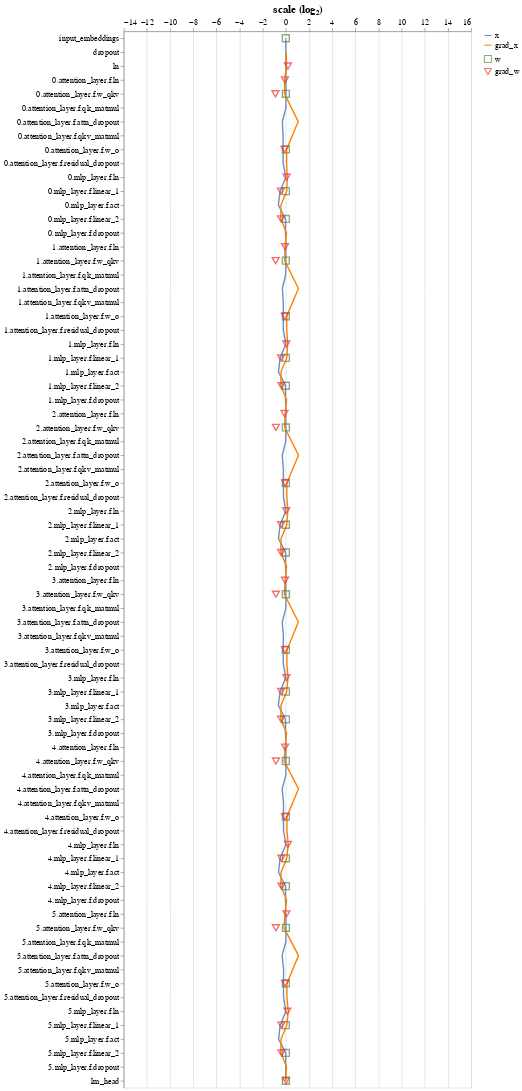

Notebook cell for this chart:
### Code cell
model = UnitScaledNanoGPTModel(config)
analyse_full_model(model, config)

### Figure 1 — Vega-Lite specification as saved in the notebook (floating-point values rounded to 4 significant figures; data arrays with more than 128 entries replaced by an {"elided": "..."} marker saying what was removed)
{"config": {"view": {"continuousWidth": 400, "continuousHeight": 300}, "axis": {"labelFontSize": 12, "titleFontSize": 16}}, "layer": [{"data": {"name": "data-f1e226dc312c308a266cbf595c083e64"}, "mark": "line", "encoding": {"color": {"field": "type", "legend": {"labelFontSize": 12, "symbolSize": 100, "title": ""}, "scale": {"range": ["#6C8EBF", "#FF8000"]}, "sort": "descending", "type": "nominal"}, "x": {"axis": {"orient": "top", "values": [-14.0, -12.0, -10.0, -8.0, -6.0, -4.0, -2.0, 0.0, 2.0, 4.0, 6.0, 8.0, 10.0, 12.0, 14.0, 16.0]}, "field": "scale (log₂)", "scale": {"domain": [-14, 16]}, "type": "quantitative"}, "y": {"field": "op", "sort": ["input_embeddings", "dropout", "ln", "0.attention_layer.f.ln", "0.attention_layer.f.w_qkv", "0.attention_layer.f.qk_matmul", "0.attention_layer.f.attn_dropout", "0.attention_layer.f.qkv_matmul", "0.attention_layer.f.w_o", "0.attention_layer.f.residual_dropout", "0.mlp_layer.f.ln", "0.mlp_layer.f.linear_1", "0.mlp_layer.f.act", "0.mlp_layer.f.linear_2", "0.mlp_layer.f.dropout", "1.attention_layer.f.ln", "1.attention_layer.f.w_qkv", "1.attention_layer.f.qk_matmul", "1.attention_layer.f.attn_dropout", "1.attention_layer.f.qkv_matmul", "1.attention_layer.f.w_o", "1.attention_layer.f.residual_dropout", "1.mlp_layer.f.ln", "1.mlp_layer.f.linear_1", "1.mlp_layer.f.act", "1.mlp_layer.f.linear_2", "1.mlp_layer.f.dropout", "2.attention_layer.f.ln", "2.attention_layer.f.w_qkv", "2.attention_layer.f.qk_matmul", "2.attention_layer.f.attn_dropout", "2.attention_layer.f.qkv_matmul", "2.attention_layer.f.w_o", "2.attention_layer.f.residual_dropout", "2.mlp_layer.f.ln", "2.mlp_layer.f.linear_1", "2.mlp_layer.f.act", "2.mlp_layer.f.linear_2", "2.mlp_layer.f.dropout", "3.attention_layer.f.ln", "3.attention_layer.f.w_qkv", "3.attention_layer.f.qk_matmul", "3.attention_layer.f.attn_dropout", "3.attention_layer.f.qkv_matmul", "3.attention_layer.f.w_o", "3.attention_layer.f.residual_dropout", "3.mlp_layer.f.ln", "3.mlp_layer.f.linear_1", "3.mlp_layer.f.act", "3.mlp_layer.f.linear_2", "3.mlp_layer.f.dropout", "4.attention_layer.f.ln", "4.attention_layer.f.w_qkv", "4.attention_layer.f.qk_matmul", "4.attention_layer.f.attn_dropout", "4.attention_layer.f.qkv_matmul", "4.attention_layer.f.w_o", "4.attention_layer.f.residual_dropout", "4.mlp_layer.f.ln", "4.mlp_layer.f.linear_1", "4.mlp_layer.f.act", "4.mlp_layer.f.linear_2", "4.mlp_layer.f.dropout", "5.attention_layer.f.ln", "5.attention_layer.f.w_qkv", "5.attention_layer.f.qk_matmul", "5.attention_layer.f.attn_dropout", "5.attention_layer.f.qkv_matmul", "5.attention_layer.f.w_o", "5.attention_layer.f.residual_dropout", "5.mlp_layer.f.ln", "5.mlp_layer.f.linear_1", "5.mlp_layer.f.act", "5.mlp_layer.f.linear_2", "5.mlp_layer.f.dropout", "lm_head"], "title": "", "type": "ordinal"}}}, {"data": {"name": "data-df7d9d111df04cc58f15cfa962701cdd"}, "mark": {"type": "point", "size": 100}, "encoding": {"color": {"field": "type", "legend": {"labelFontSize": 12, "symbolSize": 100, "title": ""}, "scale": {"range": ["#5D8944", "#ED3434"]}, "sort": "descending", "type": "nominal"}, "shape": {"field": "type", "scale": {"range": ["square", "triangle-down"]}, "sort": "descending", "type": "nominal"}, "x": {"axis": {"orient": "top", "values": [-14.0, -12.0, -10.0, -8.0, -6.0, -4.0, -2.0, 0.0, 2.0, 4.0, 6.0, 8.0, 10.0, 12.0, 14.0, 16.0]}, "field": "scale (log₂)", "scale": {"domain": [-14, 16]}, "type": "quantitative"}, "y": {"field": "op", "sort": ["input_embeddings", "dropout", "ln", "0.attention_layer.f.ln", "0.attention_layer.f.w_qkv", "0.attention_layer.f.qk_matmul", "0.attention_layer.f.attn_dropout", "0.attention_layer.f.qkv_matmul", "0.attention_layer.f.w_o", "0.attention_layer.f.residual_dropout", "0.mlp_layer.f.ln", "0.mlp_layer.f.linear_1", "0.mlp_layer.f.act", "0.mlp_layer.f.linear_2", "0.mlp_layer.f.dropout", "1.attention_layer.f.ln", "1.attention_layer.f.w_qkv", "1.attention_layer.f.qk_matmul", "1.attention_layer.f.attn_dropout", "1.attention_layer.f.qkv_matmul", "1.attention_layer.f.w_o", "1.attention_layer.f.residual_dropout", "1.mlp_layer.f.ln", "1.mlp_layer.f.linear_1", "1.mlp_layer.f.act", "1.mlp_layer.f.linear_2", "1.mlp_layer.f.dropout", "2.attention_layer.f.ln", "2.attention_layer.f.w_qkv", "2.attention_layer.f.qk_matmul", "2.attention_layer.f.attn_dropout", "2.attention_layer.f.qkv_matmul", "2.attention_layer.f.w_o", "2.attention_layer.f.residual_dropout", "2.mlp_layer.f.ln", "2.mlp_layer.f.linear_1", "2.mlp_layer.f.act", "2.mlp_layer.f.linear_2", "2.mlp_layer.f.dropout", "3.attention_layer.f.ln", "3.attention_layer.f.w_qkv", "3.attention_layer.f.qk_matmul", "3.attention_layer.f.attn_dropout", "3.attention_layer.f.qkv_matmul", "3.attention_layer.f.w_o", "3.attention_layer.f.residual_dropout", "3.mlp_layer.f.ln", "3.mlp_layer.f.linear_1", "3.mlp_layer.f.act", "3.mlp_layer.f.linear_2", "3.mlp_layer.f.dropout", "4.attention_layer.f.ln", "4.attention_layer.f.w_qkv", "4.attention_layer.f.qk_matmul", "4.attention_layer.f.attn_dropout", "4.attention_layer.f.qkv_matmul", "4.attention_layer.f.w_o", "4.attention_layer.f.residual_dropout", "4.mlp_layer.f.ln", "4.mlp_layer.f.linear_1", "4.mlp_layer.f.act", "4.mlp_layer.f.linear_2", "4.mlp_layer.f.dropout", "5.attention_layer.f.ln", "5.attention_layer.f.w_qkv", "5.attention_layer.f.qk_matmul", "5.attention_layer.f.attn_dropout", "5.attention_layer.f.qkv_matmul", "5.attention_layer.f.w_o", "5.attention_layer.f.residual_dropout", "5.mlp_layer.f.ln", "5.mlp_layer.f.linear_1", "5.mlp_layer.f.act", "5.mlp_layer.f.linear_2", "5.mlp_layer.f.dropout", "lm_head"], "title": "", "type": "ordinal"}}}], "resolve": {"scale": {"color": "independent", "shape": "independent"}}, "width": 500, "$schema": "https://vega.github.io/schema/vega-lite/v4.17.0.json", "datasets": {"data-f1e226dc312c308a266cbf595c083e64": {"elided": "139 records"}, "data-df7d9d111df04cc58f15cfa962701cdd": [{"type": "w", "op": "input_embeddings", "scale (log₂)": -0.003961}, {"type": "w", "op": "ln", "scale (log₂)": null}, {"type": "w", "op": "0.attention_layer.f.ln", "scale (log₂)": null}, {"type": "w", "op": "0.attention_layer.f.w_qkv", "scale (log₂)": 0.0005487}, {"type": "w", "op": "0.attention_layer.f.w_o", "scale (log₂)": 0.0003439}, {"type": "w", "op": "0.mlp_layer.f.ln", "scale (log₂)": null}, {"type": "w", "op": "0.mlp_layer.f.linear_1", "scale (log₂)": 0.001109}, {"type": "w", "op": "0.mlp_layer.f.linear_2", "scale (log₂)": 0.002313}, {"type": "w", "op": "1.attention_layer.f.ln", "scale (log₂)": null}, {"type": "w", "op": "1.attention_layer.f.w_qkv", "scale (log₂)": -0.003775}, {"type": "w", "op": "1.attention_layer.f.w_o", "scale (log₂)": 3.44e-06}, {"type": "w", "op": "1.mlp_layer.f.ln", "scale (log₂)": null}, {"type": "w", "op": "1.mlp_layer.f.linear_1", "scale (log₂)": -0.0002993}, {"type": "w", "op": "1.mlp_layer.f.linear_2", "scale (log₂)": -0.001697}, {"type": "w", "op": "2.attention_layer.f.ln", "scale (log₂)": null}, {"type": "w", "op": "2.attention_layer.f.w_qkv", "scale (log₂)": 0.001693}, {"type": "w", "op": "2.attention_layer.f.w_o", "scale (log₂)": 0.0006034}, {"type": "w", "op": "2.mlp_layer.f.ln", "scale (log₂)": null}, {"type": "w", "op": "2.mlp_layer.f.linear_1", "scale (log₂)": -0.0002473}, {"type": "w", "op": "2.mlp_layer.f.linear_2", "scale (log₂)": -0.000814}, {"type": "w", "op": "3.attention_layer.f.ln", "scale (log₂)": null}, {"type": "w", "op": "3.attention_layer.f.w_qkv", "scale (log₂)": 0.00153}, {"type": "w", "op": "3.attention_layer.f.w_o", "scale (log₂)": 0.0003989}, {"type": "w", "op": "3.mlp_layer.f.ln", "scale (log₂)": null}, {"type": "w", "op": "3.mlp_layer.f.linear_1", "scale (log₂)": 0.001347}, {"type": "w", "op": "3.mlp_layer.f.linear_2", "scale (log₂)": 0.0008468}, {"type": "w", "op": "4.attention_layer.f.ln", "scale (log₂)": null}, {"type": "w", "op": "4.attention_layer.f.w_qkv", "scale (log₂)": -0.001178}, {"type": "w", "op": "4.attention_layer.f.w_o", "scale (log₂)": 0.001642}, {"type": "w", "op": "4.mlp_layer.f.ln", "scale (log₂)": null}, {"type": "w", "op": "4.mlp_layer.f.linear_1", "scale (log₂)": -0.0004661}, {"type": "w", "op": "4.mlp_layer.f.linear_2", "scale (log₂)": -0.001147}, {"type": "w", "op": "5.attention_layer.f.ln", "scale (log₂)": null}, {"type": "w", "op": "5.attention_layer.f.w_qkv", "scale (log₂)": 0.001995}, {"type": "w", "op": "5.attention_layer.f.w_o", "scale (log₂)": -0.002185}, {"type": "w", "op": "5.mlp_layer.f.ln", "scale (log₂)": null}, {"type": "w", "op": "5.mlp_layer.f.linear_1", "scale (log₂)": -0.0001207}, {"type": "w", "op": "5.mlp_layer.f.linear_2", "scale (log₂)": 0.0005284}, {"type": "w", "op": "lm_head", "scale (log₂)": 0.001526}, {"type": "grad_w", "op": "ln", "scale (log₂)": 0.1782}, {"type": "grad_w", "op": "0.attention_layer.f.ln", "scale (log₂)": -0.07625}, {"type": "grad_w", "op": "0.attention_layer.f.w_qkv", "scale (log₂)": -0.8964}, {"type": "grad_w", "op": "0.attention_layer.f.w_o", "scale (log₂)": -0.1167}, {"type": "grad_w", "op": "0.mlp_layer.f.ln", "scale (log₂)": 0.06615}, {"type": "grad_w", "op": "0.mlp_layer.f.linear_1", "scale (log₂)": -0.4242}, {"type": "grad_w", "op": "0.mlp_layer.f.linear_2", "scale (log₂)": -0.4163}, {"type": "grad_w", "op": "1.attention_layer.f.ln", "scale (log₂)": -0.07206}, {"type": "grad_w", "op": "1.attention_layer.f.w_qkv", "scale (log₂)": -0.8864}, {"type": "grad_w", "op": "1.attention_layer.f.w_o", "scale (log₂)": -0.08835}, {"type": "grad_w", "op": "1.mlp_layer.f.ln", "scale (log₂)": 0.04244}, {"type": "grad_w", "op": "1.mlp_layer.f.linear_1", "scale (log₂)": -0.414}, {"type": "grad_w", "op": "1.mlp_layer.f.linear_2", "scale (log₂)": -0.3844}, {"type": "grad_w", "op": "2.attention_layer.f.ln", "scale (log₂)": -0.1179}, {"type": "grad_w", "op": "2.attention_layer.f.w_qkv", "scale (log₂)": -0.8624}, {"type": "grad_w", "op": "2.attention_layer.f.w_o", "scale (log₂)": -0.06296}, {"type": "grad_w", "op": "2.mlp_layer.f.ln", "scale (log₂)": 0.02546}, {"type": "grad_w", "op": "2.mlp_layer.f.linear_1", "scale (log₂)": -0.406}, {"type": "grad_w", "op": "2.mlp_layer.f.linear_2", "scale (log₂)": -0.4027}, {"type": "grad_w", "op": "3.attention_layer.f.ln", "scale (log₂)": -0.07038}, {"type": "grad_w", "op": "3.attention_layer.f.w_qkv", "scale (log₂)": -0.8584}, {"type": "grad_w", "op": "3.attention_layer.f.w_o", "scale (log₂)": -0.07349}, {"type": "grad_w", "op": "3.mlp_layer.f.ln", "scale (log₂)": 0.04637}, {"type": "grad_w", "op": "3.mlp_layer.f.linear_1", "scale (log₂)": -0.4084}, {"type": "grad_w", "op": "3.mlp_layer.f.linear_2", "scale (log₂)": -0.4071}, {"type": "grad_w", "op": "4.attention_layer.f.ln", "scale (log₂)": -0.07116}, {"type": "grad_w", "op": "4.attention_layer.f.w_qkv", "scale (log₂)": -0.8591}, {"type": "grad_w", "op": "4.attention_layer.f.w_o", "scale (log₂)": -0.06616}, {"type": "grad_w", "op": "4.mlp_layer.f.ln", "scale (log₂)": 0.1791}, {"type": "grad_w", "op": "4.mlp_layer.f.linear_1", "scale (log₂)": -0.3888}, {"type": "grad_w", "op": "4.mlp_layer.f.linear_2", "scale (log₂)": -0.3811}, {"type": "grad_w", "op": "5.attention_layer.f.ln", "scale (log₂)": 0.05368}, {"type": "grad_w", "op": "5.attention_layer.f.w_qkv", "scale (log₂)": -0.86}, {"type": "grad_w", "op": "5.attention_layer.f.w_o", "scale (log₂)": -0.06329}, {"type": "grad_w", "op": "5.mlp_layer.f.ln", "scale (log₂)": 0.1307}, {"type": "grad_w", "op": "5.mlp_layer.f.linear_1", "scale (log₂)": -0.388}, {"type": "grad_w", "op": "5.mlp_layer.f.linear_2", "scale (log₂)": -0.3774}, {"type": "grad_w", "op": "lm_head", "scale (log₂)": 0.008188}]}}
